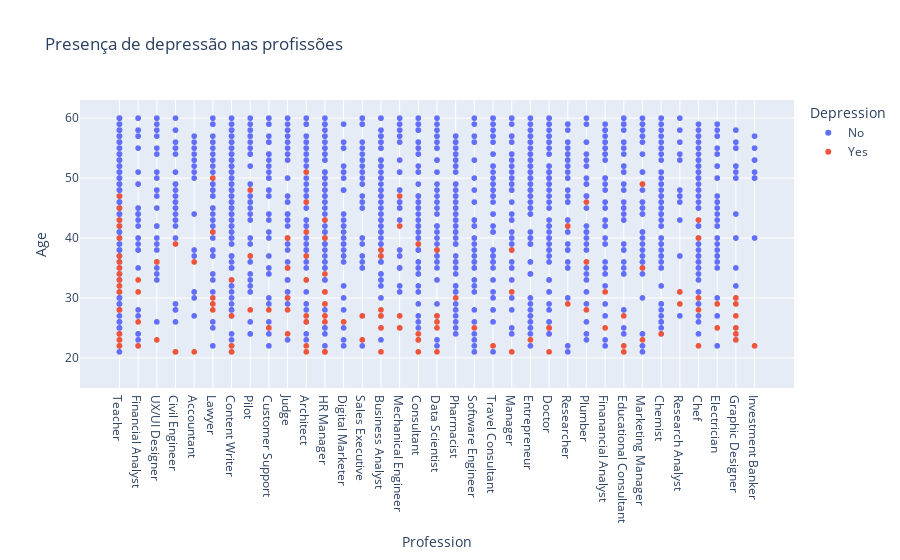

Notebook source saved alongside this figure:
### Code cell
px.scatter(df, x="Profession", y="Age", color="Depression", title="Presença de depressão nas profissões")

### Figure 1 — Plotly figure (JSON) as saved in the notebook; plotly's stock layout.template omitted (floating-point values rounded to 4 significant figures; data arrays with more than 128 entries replaced by an {"elided": "..."} marker saying what was removed)
{"data": [{"hovertemplate": "Depression=No<br>Profession=%{x}<br>Age=%{y}<extra></extra>", "legendgroup": "No", "marker": {"color": "#636efa", "symbol": "circle"}, "mode": "markers", "name": "No", "showlegend": true, "type": "scattergl", "x": {"elided": "2101 str values"}, "xaxis": "x", "y": {"elided": "2101 int values"}, "yaxis": "y"}, {"hovertemplate": "Depression=Yes<br>Profession=%{x}<br>Age=%{y}<extra></extra>", "legendgroup": "Yes", "marker": {"color": "#EF553B", "symbol": "circle"}, "mode": "markers", "name": "Yes", "showlegend": true, "type": "scattergl", "x": {"elided": "455 str values"}, "xaxis": "x", "y": {"elided": "455 int values"}, "yaxis": "y"}], "layout": {"legend": {"title": {"text": "Depression"}, "tracegroupgap": 0}, "title": {"text": "Presença de depressão nas profissões"}, "xaxis": {"anchor": "y", "domain": [0, 1], "title": {"text": "Profession"}}, "yaxis": {"anchor": "x", "domain": [0, 1], "title": {"text": "Age"}}}}
